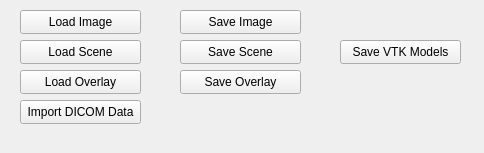
<?xml version="1.0" encoding="UTF-8"?>
<ui version="4.0">
 <class>ImportExportPanelWidget</class>
 <widget class="QWidget" name="ImportExportPanelWidget">
  <property name="geometry">
   <rect>
    <x>0</x>
    <y>0</y>
    <width>484</width>
    <height>153</height>
   </rect>
  </property>
  <property name="windowTitle">
   <string>Form</string>
  </property>
  <widget class="QPushButton" name="importExportLoadImageButton">
   <property name="geometry">
    <rect>
     <x>20</x>
     <y>10</y>
     <width>121</width>
     <height>24</height>
    </rect>
   </property>
   <property name="text">
    <string>Load Image</string>
   </property>
  </widget>
  <widget class="QPushButton" name="importExportImportDICOMButton">
   <property name="geometry">
    <rect>
     <x>20</x>
     <y>100</y>
     <width>121</width>
     <height>24</height>
    </rect>
   </property>
   <property name="text">
    <string>Import DICOM Data</string>
   </property>
  </widget>
  <widget class="QPushButton" name="importExportSaveImageButton">
   <property name="geometry">
    <rect>
     <x>180</x>
     <y>10</y>
     <width>121</width>
     <height>24</height>
    </rect>
   </property>
   <property name="text">
    <string>Save Image</string>
   </property>
  </widget>
  <widget class="QPushButton" name="importExportSaveSceneButton">
   <property name="geometry">
    <rect>
     <x>180</x>
     <y>40</y>
     <width>121</width>
     <height>24</height>
    </rect>
   </property>
   <property name="text">
    <string>Save Scene</string>
   </property>
  </widget>
  <widget class="QPushButton" name="importExportLoadSceneButton">
   <property name="geometry">
    <rect>
     <x>20</x>
     <y>40</y>
     <width>121</width>
     <height>24</height>
    </rect>
   </property>
   <property name="text">
    <string>Load Scene</string>
   </property>
  </widget>
  <widget class="QPushButton" name="importExportSaveOverlayButton">
   <property name="geometry">
    <rect>
     <x>180</x>
     <y>70</y>
     <width>121</width>
     <height>24</height>
    </rect>
   </property>
   <property name="text">
    <string>Save Overlay</string>
   </property>
  </widget>
  <widget class="QPushButton" name="importExportSaveVTKModelsButton">
   <property name="geometry">
    <rect>
     <x>340</x>
     <y>40</y>
     <width>121</width>
     <height>24</height>
    </rect>
   </property>
   <property name="text">
    <string>Save VTK Models</string>
   </property>
  </widget>
  <widget class="QPushButton" name="importExportLoadOverlayButton">
   <property name="geometry">
    <rect>
     <x>20</x>
     <y>70</y>
     <width>121</width>
     <height>24</height>
    </rect>
   </property>
   <property name="text">
    <string>Load Overlay</string>
   </property>
  </widget>
 </widget>
 <resources/>
 <connections/>
</ui>
